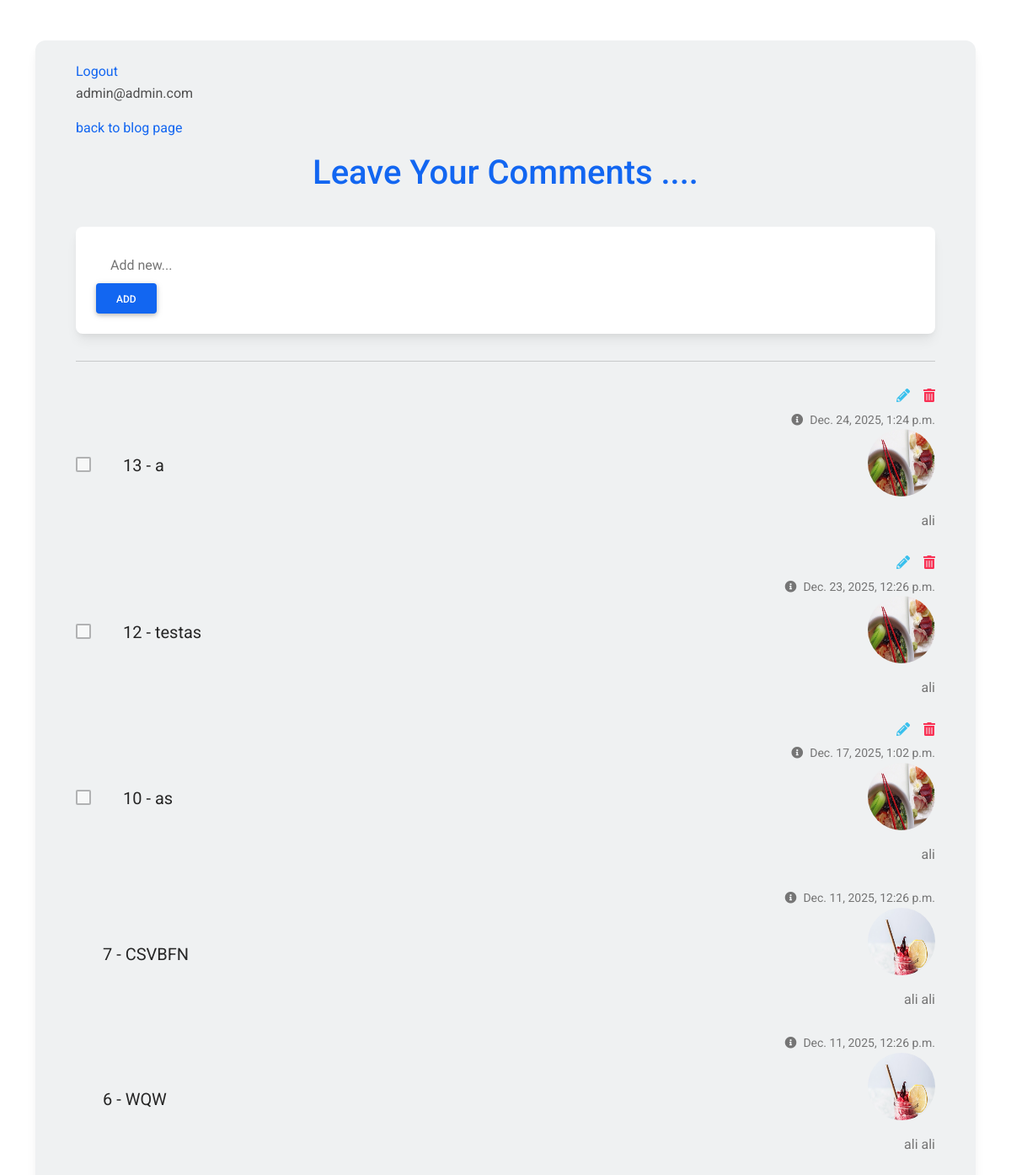
/comment/1 (signed in), run on the app's committed database.
### accounts/models.py (models this page shows, shortened)
class User(AbstractBaseUser, PermissionsMixin):
    email = models.EmailField(max_length=255, unique=True)
    is_staff = models.BooleanField(default=False)
    is_active = models.BooleanField(default=True)
    is_superuser = models.BooleanField(default=False)
    is_verified = models.BooleanField(default=False)
    created_date = models.DateTimeField(auto_now_add=True)
    updated_date = models.DateTimeField(auto_now=True)
    USERNAME_FIELD = "email"
    REQUIRED_FIELDS = []
    objects = UserManager()
    def __str__(self):
        return self.email

class Profile(models.Model):
    user = models.ForeignKey(User, on_delete=models.CASCADE)
    first_name = models.CharField(max_length=250)
    last_name = models.CharField(max_length=250)
    image = models.ImageField(upload_to="profile_images/", blank=True, null=True)
    description = models.TextField()
    created_date = models.DateTimeField(auto_now_add=True)
    updated_date = models.DateTimeField(auto_now=True)

### comment/models.py (models this page shows, shortened)
class Task(models.Model):
    author = models.ForeignKey(
        "accounts.Profile", on_delete=models.CASCADE, related_name="comment_tasks"
    )
    post = models.ForeignKey(
        "blog.Post", on_delete=models.CASCADE, related_name="comment_tasks"
    )
    title = models.CharField(max_length=250, default="test")
    status = models.BooleanField(default=False)
    created_date = models.DateTimeField(auto_now_add=True)
    updated_date = models.DateTimeField(auto_now=True)

### comment/views.py (the view, shortened to what this page needs)
# urls.py: path("<int:pid>", TaskView.as_view(), name="task"),
class TaskView(MyLoginRequiredMixin, CreateView, ListView):
    model = Task
    template_name = "comment/comment.html"
    context_object_name = "tasks"
    paginate_by = 50
    form_class = TaskForm
    def get_queryset(self):
        pid = self.kwargs["pid"]
        return Task.objects.filter(post__id=pid).order_by("-created_date")
    def get_context_data(self, **kwargs):
        context = super().get_context_data(**kwargs)
        context["post"] = Post.objects.get(id=self.kwargs["pid"])
        return context
    def get_initial(self, **kwargs):
        initial = super().get_initial()
        if self.request.user.is_authenticated:
            initial["author"] = Profile.objects.get(user=self.request.user)
        return initial

### comment/forms.py
class TaskForm(forms.ModelForm):
    class Meta:
        model = Task
        fields = ["author", "post", "title"]
        widgets = {
            "author": forms.HiddenInput(),
        }

### templates/comment/comment.html (shortened to what this page needs)
{%load static%}
<!DOCTYPE html>
<html lang="en">
<head>
  <link rel="stylesheet" href="https://use.fontawesome.com/releases/v5.15.2/css/all.css" />
  <link rel="stylesheet" href="{% static "comment/css/bootstrap-to-do-list.min.css" %}" />
</head>
<body>
  <section class="vh-100">
    <div class="container py-5 h-100">
      <div class="row d-flex justify-content-center align-items-center h-100">
        <div class="col">
          <div class="card" id="list1" style="border-radius: .75rem; background-color: #eff1f2;">
            <div class="card-body py-4 px-4 px-md-5">
              <a href="#" onclick="document.getElementById('logout-form').submit();" class="primary-btn">Logout</a>
              <p>{{request.user}}</p>
              <p><a href="{% url 'blog:blog_single' pid=post.id %}"> back to blog page </a></p>
              <p class="h1 text-center mt-3 mb-4 pb-3 text-primary">
                Leave Your Comments ....
              </p>
              <div class="pb-2">
                <div class="card">
                  <div class="card-body">
                    <div class="d-flex flex-row align-items-center">
                      <form action="{% url 'comment:task' pid=post.id %}" method="post">
                        <input type="text" name='title' class="form-control form-control-lg" id="exampleFormControlInput1" placeholder="Add new...">
                        <button type="submit" class="btn btn-primary">Add</button>
                      </form>
                    </div>
                  </div>
                </div>
              </div>
              <hr class="my-4">
              {% for task in tasks %}
              <ul class="list-group list-group-horizontal rounded-0 bg-transparent">
                <li class="list-group-item d-flex align-items-center ps-0 pe-3 py-1 rounded-0 border-0 bg-transparent">
                  {% if task.author.user == request.user %}
                  <a href="{% url 'comment:task-complete' pid=post.id pk=task.id %}" title="complete comment">
                    <div class="form-check">
                      <input
                      class="form-check-input me-0"
                      type="checkbox"
                      value=''
                      id="flexCheckChecked1"
                      aria-label="..."
                      disabled
                      />
                    </div>
                  </a>
                  {% endif %}
                </li>
                <li class="list-group-item px-3 py-1 d-flex align-items-center flex-grow-1 border-0 bg-transparent">
                  <p class="lead fw-normal mb-0">{{task.id}} - {{task.title}} </p>
                </li>
                <li class="list-group-item ps-3 pe-0 py-1 rounded-0 border-0 bg-transparent">
                  <div class="d-flex flex-row justify-content-end mb-1">
                    {% if task.author.user == request.user %}
                    <a href="{% url 'comment:task-edit' pid=post.id pk=task.id %}" class="text-info" data-mdb-toggle="tooltip" title="Edit comment"><i class="fas fa-pencil-alt me-3"></i></a>
                    <a href="{% url 'comment:task-delete' pid=post.id pk=task.id %}" class="text-danger" data-mdb-toggle="tooltip" title="Delete comment"><i class="fas fa-trash-alt"></i></a>
                    {% endif %}
                  </div>
                  <div class="text-end text-muted">
                    <a href="#!" class="text-muted" data-mdb-toggle="tooltip" title="Created date">
                      <p class="small mb-0"><i class="fas fa-info-circle me-2"></i>{{task.created_date}}</p></a>
                      <p><img src="{{ task.author.image.url }}" alt="Profile Image" style="width:80px; height:80px; border-radius:50%;"></p>
                      <p> {{task.author.first_name}} </p>
                  </div>
                </li>
              </ul>
              {% endfor %}
            </div>
          </div>
        </div>
      </div>
    </div>
  </section>
</body>
</html>

### templates/comment/comment.html (style rules this page uses)
#list1 .form-control { border-color: transparent; }

### data on the page
User: user "admin@admin.com"
Task: id "13", title "a", created_date "Dec. 24, 2025, 1:24 p.m.", author.image (picture), author.first_name "ali"
Task: id "12", title "testas", created_date "Dec. 23, 2025, 12:26 p.m.", author.image (picture), author.first_name "ali"
Task: id "10", title "as", created_date "Dec. 17, 2025, 1:02 p.m.", author.image (picture), author.first_name "ali"
Task: id "7", title "CSVBFN", created_date "Dec. 11, 2025, 12:26 p.m.", author.image (picture), author.first_name "ali ali"
Task: id "6", title "WQW", created_date "Dec. 11, 2025, 12:26 p.m.", author.image (picture), author.first_name "ali ali"
